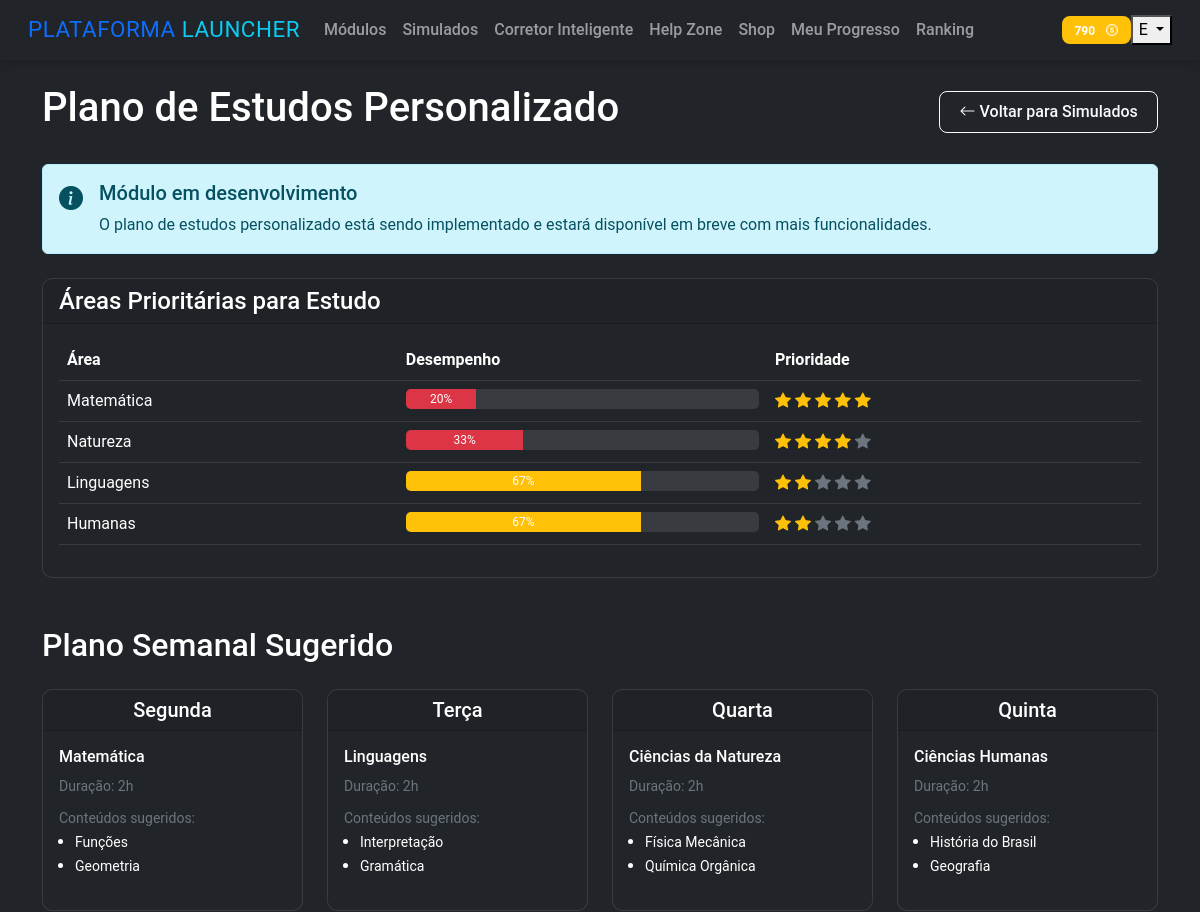
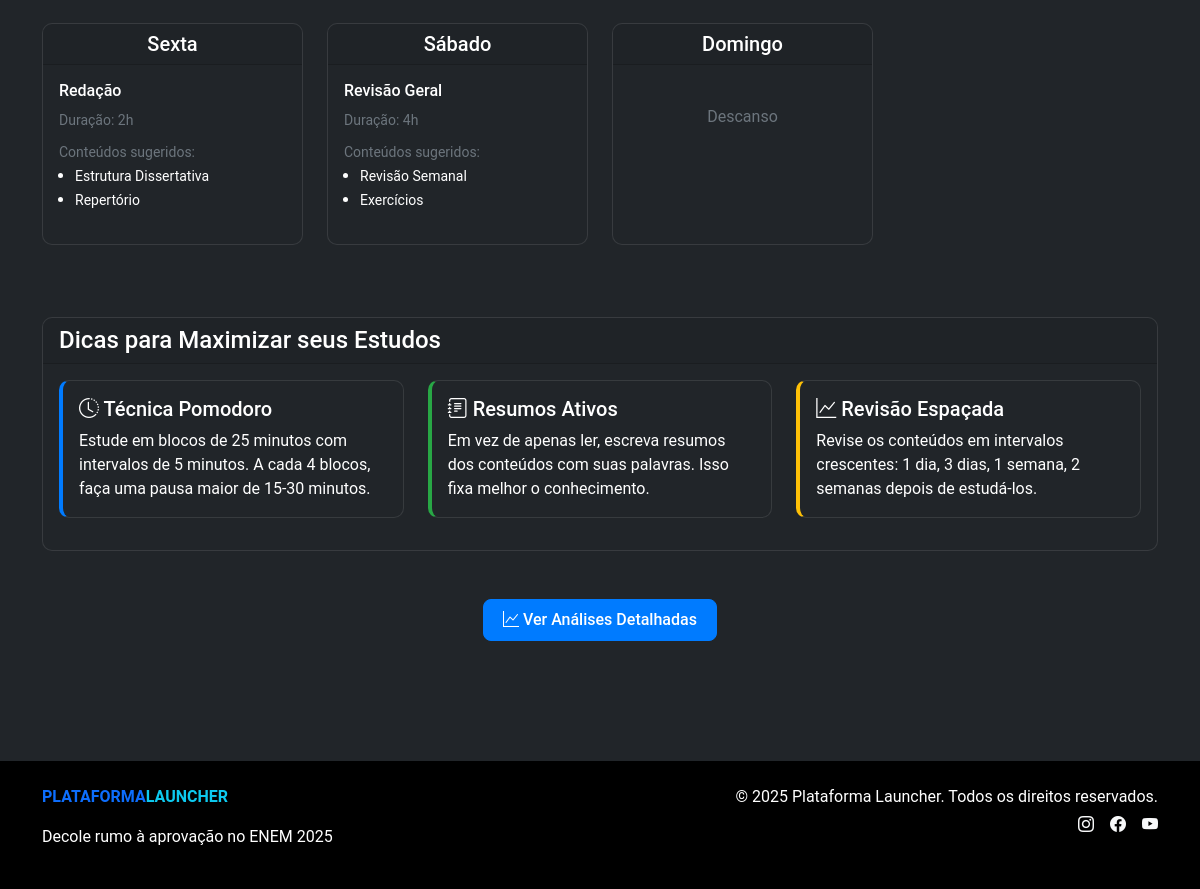
Page /plano-estudo/ (signed in) on the committed database (2 pictures, top to bottom).
### app/models/user.py (models this page shows, shortened)
class User(UserMixin, db.Model):
    id = db.Column(db.Integer, primary_key=True)
    username = db.Column(db.String(128), index=True, unique=True)
    email = db.Column(db.String(256), index=True, unique=True)
    password_hash = db.Column(db.String(256))
    nome_completo = db.Column(db.String(256))
    xp_total = db.Column(db.Integer, default=0)
    data_registro = db.Column(db.DateTime, default=datetime.utcnow)
    simulados = db.relationship('Simulado', backref='usuario', lazy='dynamic')
    redacoes = db.relationship('Redacao', backref='usuario', lazy='dynamic')

### app/models/simulado.py (models this page shows, shortened)
class Questao(db.Model):
    id = db.Column(db.Integer, primary_key=True)
    numero = db.Column(db.Integer)
    texto = db.Column(db.Text)
    area = db.Column(db.String(50))  # Linguagens, Matemática, etc.
    dificuldade = db.Column(db.Float)  # Para cálculo TRI
    resposta_correta = db.Column(db.String(1))  # A, B, C, D ou E
    resposta_usuario = db.Column(db.String(1), nullable=True)
    tempo_resposta = db.Column(db.Integer, nullable=True)  # tempo em segundos que levou para responder
    simulado_id = db.Column(db.Integer, db.ForeignKey('simulado.id'))
    alternativas = db.relationship('Alternativa', backref='questao', lazy='dynamic')
    def verificar_resposta(self):
        return self.resposta_usuario == self.resposta_correta

### app/routes/plano_estudo.py (the view)
@plano_estudo_bp.route('/')
@login_required
def index():
    simulados_concluidos = Simulado.query.filter_by(
        user_id=current_user.id,
        status='Concluído'
    ).count()
    if simulados_concluidos == 0:
        return render_template('plano_estudo/sem_dados.html')
    areas_stats = {}
    questoes = Questao.query.join(Simulado).filter(
        Simulado.user_id == current_user.id,
        Simulado.status == 'Concluído'
    ).all()
    for q in questoes:
        if q.area not in areas_stats:
            areas_stats[q.area] = {'total': 0, 'acertos': 0}
        areas_stats[q.area]['total'] += 1
        if q.verificar_resposta():
            areas_stats[q.area]['acertos'] += 1
    for area in areas_stats:
        if areas_stats[area]['total'] > 0:
            areas_stats[area]['percentual'] = (areas_stats[area]['acertos'] / areas_stats[area]['total']) * 100
        else:
            areas_stats[area]['percentual'] = 0
    areas_prioritarias = []
    for area, stats in areas_stats.items():
        if stats['percentual'] < 70:  # Priorizar áreas com menos de 70% de acerto
            areas_prioritarias.append({
                'area': area,
                'percentual': stats['percentual'],
                'prioridade': max(1, int(6 - (stats['percentual'] / 20)))  # Escala de 1 a 5
            })
    areas_prioritarias.sort(key=lambda x: x['prioridade'], reverse=True)
    plano_semanal = {
        'Segunda': [{'area': 'Matemática', 'horas': 2, 'conteudos': ['Funções', 'Geometria']}],
        'Terça': [{'area': 'Linguagens', 'horas': 2, 'conteudos': ['Interpretação', 'Gramática']}],
        'Quarta': [{'area': 'Ciências da Natureza', 'horas': 2, 'conteudos': ['Física Mecânica', 'Química Orgânica']}],
        'Quinta': [{'area': 'Ciências Humanas', 'horas': 2, 'conteudos': ['História do Brasil', 'Geografia']}],
        'Sexta': [{'area': 'Redação', 'horas': 2, 'conteudos': ['Estrutura Dissertativa', 'Repertório']}],
        'Sábado': [{'area': 'Revisão Geral', 'horas': 4, 'conteudos': ['Revisão Semanal', 'Exercícios']}],
        'Domingo': []  # Dia de descanso
    }
    return render_template('plano_estudo/index_temp.html',
                          areas_stats=areas_stats,
                          areas_prioritarias=areas_prioritarias,
                          plano_semanal=plano_semanal)

### app/models/user.py (called while the page is built)
@login_manager.user_loader
def load_user(id):
    return User.query.get(int(id))

### app/templates/plano_estudo/index_temp.html (shortened to what this page needs)
{% extends "layout.html" %}
{% block content %}
<div class="plano-estudos"> <div class="d-flex justify-content-between align-items-center mb-4"> <h1>Plano de Estudos Personalizado</h1> <div> <a href="{{ url_for('simulados.index') }}" class="btn btn-outline-light"> <i class="bi bi-arrow-left"></i> Voltar para Simulados </a> </div> </div>
<div class="alert alert-info mb-4">
    <div class="d-flex">
        <div class="me-3">
            <i class="bi bi-info-circle-fill fs-4"></i>
        </div>
        <div>
            <h5 class="alert-heading">Módulo em desenvolvimento</h5>
            <p class="mb-0">O plano de estudos personalizado está sendo implementado e estará disponível em breve com mais funcionalidades.</p>
        </div>
    </div>
</div>
<div class="card bg-dark mb-5">
    <div class="card-header">
        <h4 class="mb-0">Áreas Prioritárias para Estudo</h4>
    </div>
    <div class="card-body">
        <div class="table-responsive">
            <table class="table table-dark">
                <thead>
                    <tr>
                        <th>Área</th>
                        <th>Desempenho</th>
                        <th>Prioridade</th>
                    </tr>
                </thead>
                <tbody>
                    {% for area in areas_prioritarias %}
                    <tr>
                        <td>{{ area.area }}</td>
                        <td>
                            <div class="progress" style="height: 20px;">
                                <div class="progress-bar bg-{{ 'danger' if area.percentual < 50 else 'warning' }}"
                                     role="progressbar"
                                     style="width: {{ area.percentual }}%;"
                                     aria-valuenow="{{ area.percentual }}"
                                     aria-valuemin="0"
                                     aria-valuemax="100">
                                    {{ area.percentual|round|int }}%
                                </div>
                            </div>
                        </td>
                        <td>
                            <div class="d-inline-block">
                                {% for i in range(1, 6) %}
                                    <i class="bi bi-star-fill {{ 'text-warning' if i <= area.prioridade else 'text-secondary' }}"></i>
                                {% endfor %}
                            </div>
                        </td>
                    </tr>
                    {% endfor %}
                </tbody>
            </table>
        </div>
    </div>
</div>
<h2 class="mb-4">Plano Semanal Sugerido</h2>
<div class="row mb-5">
    {% for dia, atividades in plano_semanal.items() %}
    <div class="col-md-3 mb-4">
        <div class="card bg-dark h-100">
            <div class="card-header text-center">
                <h5 class="mb-0">{{ dia }}</h5>
            </div>
            <div class="card-body">
                {% if atividades %}
                    {% for atividade in atividades %}
                    <div class="mb-3">
                        <h6>{{ atividade.area }}</h6>
                        <p class="mb-2"><small class="text-muted">Duração: {{ atividade.horas }}h</small></p>
                        {% if atividade.conteudos %}
                        <div class="mt-2">
                            <small class="text-muted">Conteúdos sugeridos:</small>
                            <ul class="mb-0 ps-3">
                                {% for conteudo in atividade.conteudos %}
                                <li><small>{{ conteudo }}</small></li>
                                {% endfor %}
                            </ul>
                        </div>
                        {% endif %}
                    </div>
                    {% endfor %}
                {% else %}
                <div class="text-center py-4">
                    <p class="text-muted mb-0">Descanso</p>
                </div>
                {% endif %}
            </div>
        </div>
    </div>
    {% endfor %}
</div>
<div class="card bg-dark mb-5">
    <div class="card-header">
        <h4 class="mb-0">Dicas para Maximizar seus Estudos</h4>
    </div>
    <div class="card-body">
        <div class="row">
            <div class="col-md-4 mb-3">
                <div class="card bg-dark h-100" style="border-left: 4px solid #007bff;">
                    <div class="card-body">
                        <h5><i class="bi bi-clock-history"></i> Técnica Pomodoro</h5>
                        <p class="mb-0">Estude em blocos de 25 minutos com intervalos de 5 minutos. A cada 4 blocos, faça uma pausa maior de 15-30 minutos.</p>
                    </div>
                </div>
            </div>
            <div class="col-md-4 mb-3">
                <div class="card bg-dark h-100" style="border-left: 4px solid #28a745;">
                    <div class="card-body">
                        <h5><i class="bi bi-journal-text"></i> Resumos Ativos</h5>
                        <p class="mb-0">Em vez de apenas ler, escreva resumos dos conteúdos com suas palavras. Isso fixa melhor o conhecimento.</p>
                    </div>
                </div>
            </div>
            <div class="col-md-4 mb-3">
                <div class="card bg-dark h-100" style="border-left: 4px solid #ffc107;">
                    <div class="card-body">
                        <h5><i class="bi bi-graph-up"></i> Revisão Espaçada</h5>
                        <p class="mb-0">Revise os conteúdos em intervalos crescentes: 1 dia, 3 dias, 1 semana, 2 semanas depois de estudá-los.</p>
                    </div>
                </div>
            </div>
        </div>
    </div>
</div>
<div class="d-flex justify-content-center my-5">
    <a href="{{ url_for('analise.index') }}" class="btn btn-primary">
        <i class="bi bi-graph-up"></i> Ver Análises Detalhadas
    </a>
</div>
</div> {% endblock %}

### app/templates/layout.html (shortened to what this page needs)
<!DOCTYPE html>
<html lang="pt-br">
<head>
    <link href="https://cdn.jsdelivr.net/npm/bootstrap@5.2.3/dist/css/bootstrap.min.css" rel="stylesheet">
    <link rel="stylesheet" href="https://cdn.jsdelivr.net/npm/bootstrap-icons@1.11.1/font/bootstrap-icons.css">
    <link rel="stylesheet" href="{{ url_for('static', filename='css/style.css') }}">
</head>
<body class="bg-dark text-white">
    <header>
        <nav class="navbar navbar-expand-lg navbar-dark">
            <div class="container-fluid">
                <a class="navbar-brand" href="#">
                    <span class="text-primary">PLATAFORMA</span>
                    <span class="text-info">LAUNCHER</span>
                </a>
                <div class="collapse navbar-collapse" id="navbarNav">
                    <ul class="navbar-nav me-auto">
                        <li class="nav-item">
                            <a class="nav-link" href="{{ url_for('main.index') }}">Módulos</a>
                        </li>
                        <li class="nav-item">
                            <a class="nav-link" href="{{ url_for('simulados.index') }}">Simulados</a>
                        </li>
                        <li class="nav-item">
                            <a class="nav-link" href="#">Corretor Inteligente</a>
                        </li>
                        <li class="nav-item">
                            <a class="nav-link" href="{{ url_for('helpzone.index') }}">Help Zone</a>
                        </li>
                        <li class="nav-item">
                            <a class="nav-link" href="{{ url_for('shop.index') }}">Shop</a>
                        </li>
                        <li class="nav-item">
                            <a class="nav-link" href="{{ url_for('progresso.index') }}">Meu Progresso</a>
                        </li>
                        <li class="nav-item">
                            <a class="nav-link" href="#">Ranking</a>
                        </li>
                    </ul>
                    <div class="d-flex align-items-center">
                        {% if current_user.is_authenticated %}
                            <a href="{{ url_for('shop.index') }}" class="badge bg-warning text-decoration-none">
                                <span>{{ current_user.xp_total }}</span>
                                <i class="bi bi-coin ms-2"></i>
                            </a>
                            <div class="avatar-container dropdown">
                                <button class="btn-avatar dropdown-toggle" type="button" data-bs-toggle="dropdown">
                                    {{ current_user.username[0]|upper }}
                                </button>
                            </div>
                        {% else %}
                            <a href="{{ url_for('auth.login') }}" class="btn btn-outline-light me-2">Login</a>
                            <a href="{{ url_for('auth.registro') }}" class="btn btn-primary">Cadastre-se</a>
                        {% endif %}
                    </div>
                </div>
            </div>
        </nav>
    </header>
    <main class="container py-4">
        {% block content %}{% endblock %}
    </main>
    <footer class="bg-black text-white py-4 mt-5">
        <div class="container">
            <div class="row">
                <div class="col-md-6">
                    <div class="d-flex align-items-center mb-3">
                        <span class="text-primary fw-bold">PLATAFORMA</span>
                        <span class="text-info fw-bold">LAUNCHER</span>
                    </div>
                    <p>Decole rumo à aprovação no ENEM 2025</p>
                </div>
                <div class="col-md-6 text-md-end">
                    <p class="mb-1">© 2025 Plataforma Launcher. Todos os direitos reservados.</p>
                    <div class="d-flex justify-content-md-end">
                        <a href="#" class="text-light me-3"><i class="bi bi-instagram"></i></a>
                        <a href="#" class="text-light me-3"><i class="bi bi-facebook"></i></a>
                        <a href="#" class="text-light"><i class="bi bi-youtube"></i></a>
                    </div>
                </div>
            </div>
        </div>
    </footer>
</body>
</html>

### app/static/css/style.css (style rules this page uses)
:root { --primary: #007bff; --secondary: #00b4d8; --dark: #0d1117; --darker: #000000; --light: #f8f9fa; --success: #28a745; --warning: #ffc107; --danger: #dc3545; }
body { background-color: var(--dark); color: var(--light); font-family: 'Roboto', sans-serif; }
.navbar { padding: 0.5rem 1rem; box-shadow: 0 2px 10px rgba(0, 0, 0, 0.2); }
.card { border-radius: 10px; border: 1px solid rgba(255, 255, 255, 0.1); transition: transform 0.3s, box-shadow 0.3s; }
.btn { border-radius: 8px; padding: 0.5rem 1.2rem; font-weight: 500; }
.btn-primary { background-color: var(--primary); border-color: var(--primary); }
.badge { padding: 0.5rem 0.8rem; border-radius: 8px; }
.progress { height: 10px; border-radius: 5px; background-color: rgba(255, 255, 255, 0.1); }
.navbar-brand { font-size: 1.4rem; letter-spacing: 0.5px; }
.nav-link { font-weight: 500; padding: 0.5rem 0.8rem; transition: color 0.2s; }
.badge.bg-warning { font-weight: 600; }

### rows in the picture
User: xp_total "790", username "E"
Questao: area "Matemática", {{ area.percentual }} 20.0 (drawn), percentual "20"
Questao: area "Natureza", {{ area.percentual }} 33.33333333333333 (drawn), percentual "33"
Questao: area "Linguagens", {{ area.percentual }} 66.66666666666666 (drawn), percentual "67"
Questao: area "Humanas", {{ area.percentual }} 66.66666666666666 (drawn), percentual "67"

### other values in the picture
{{ dia }} "Segunda" "Terça" "Quarta" "Quinta" "Sexta" "Sábado" "Domingo"
{{ atividade.area }} "Matemática" "Linguagens" "Ciências da Natureza" "Ciências Humanas" "Redação" "Revisão Geral"
{{ atividade.horas }} "2" "2" "2" "2" "2" "4"
{{ conteudo }} "Funções" "Geometria" "Interpretação" "Gramática" "Física Mecânica" "Química Orgânica" "História do Brasil" "Geografia" "Estrutura Dissertativa" "Repertório" "Revisão Semanal" "Exercícios"
